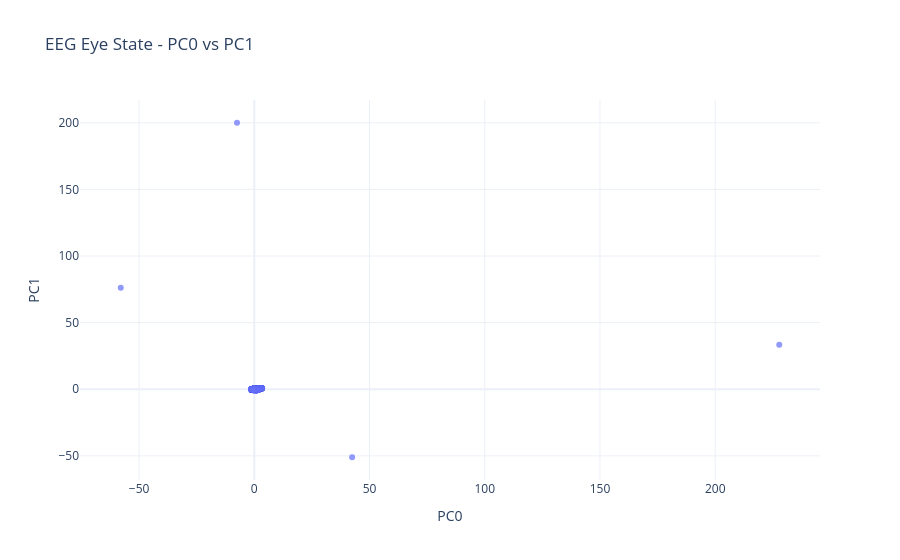

The notebook cell this image was saved under:
### Code cell
# plot PCA0 vs PCA1

fig = make_subplots(rows=1, cols=1)

fig.add_trace(
    go.Scatter(
        x=pca['PCA0'],
        y=pca['PCA1'],
        mode='markers',
        marker=dict(size=6, opacity=0.7),
        name="PCA Points"
    ),
    row=1, col=1
)

fig.update_layout(
    title="EEG Eye State - PC0 vs PC1",
    xaxis_title="PC0",
    yaxis_title="PC1",
    template="plotly_white"
)

fig.write_image('Original_PCA.png')
fig.show()

### Figure 1 — Plotly figure (JSON) as saved in the notebook; plotly's stock layout.template omitted (floating-point values rounded to 4 significant figures; data arrays with more than 128 entries replaced by an {"elided": "..."} marker saying what was removed)
{"data": [{"marker": {"opacity": 0.7, "size": 6}, "mode": "markers", "name": "PCA Points", "type": "scatter", "x": {"elided": "14980 float values"}, "xaxis": "x", "y": {"elided": "14980 float values"}, "yaxis": "y"}], "layout": {"title": {"text": "EEG Eye State - PC0 vs PC1"}, "xaxis": {"anchor": "y", "domain": [0, 1], "title": {"text": "PC0"}}, "yaxis": {"anchor": "x", "domain": [0, 1], "title": {"text": "PC1"}}}}
